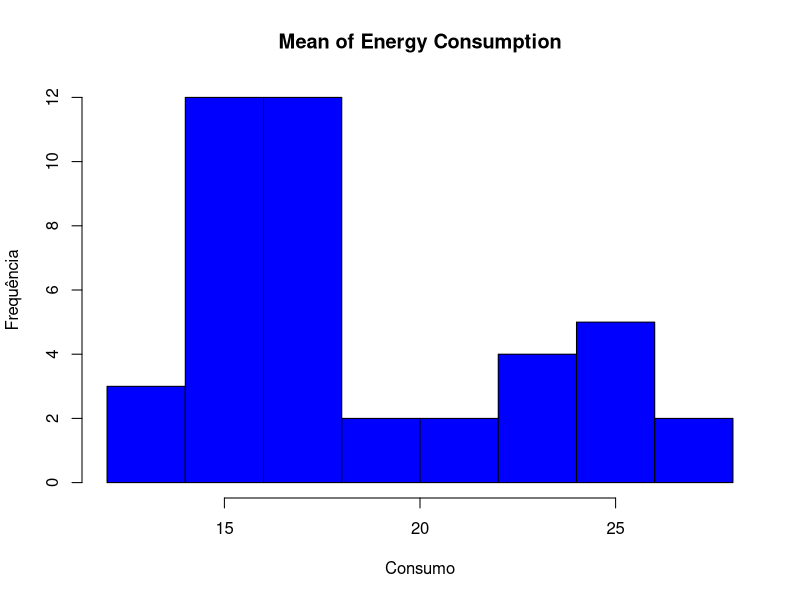

Recreate this plot in R. (Note: this script raises an error after producing the figure.)

# Análise Exploratória

# Carregando os dados:
dados <- read.csv("dados.csv")
dados.num <- read.csv("dados.num.csv")
dados.cat <- read.csv("dados.cat.csv")

# ---------------------------------------------------------------------------------------------------------------------------
# EXPLORANDO AS VARIÁVEIS

# Analisando as variáveis categóricas:

# Dados sobre fabricantes:
table(dados.cat$Make) # * maior fabricante de carros elétricos é a Audi e dpois a Kia

# Dados sobre tipos de freio:
table(dados.cat$type_of_breaks) # Existem 3 tipos básicos de freio
table(dados.cat$drive_type) # tração traseira, dianteira e 4x4
table(dados.cat$number_of_seats) # * Maioria são carros com 5 assentos
table(dados.cat$number_of_doors) # Maioria são carros com 5 portas


# Analisando as variáveis Numéricas:
summary(dados.num) # informações gerais sobre as variáveis numéricas

# Estatísticas para a variável target:
hist(dados.num$mean_energy_consumption,col = "blue",main = "Mean of Energy Consumption",
     ylab ="Frequência" ,xlab ="Consumo")

mean(dados.num$mean_energy_consumption)
median(dados.num$mean_energy_consumption) # média e mediana estão próximas
sd(dados.num$mean_energy_consumption)
var(dados.num$mean_energy_consumption)
skewness(dados.num$mean_energy_consumption)
kurtosis(dados.num$mean_energy_consumption)


# Variável target:
range(dados$mean_energy_consumption) # valor mínimo de 13.10 e máximo de 27.55 unidades de energia

# Coluna car_full_name
length(unique(dados$car_full_name)) # 42 modelos de carros

# Quartis do consumo energético
# A maior parte dos modelos de carro elétrico possue um consumo assima dos 17 unidades energética
quantile(dados$mean_energy_consumption)
barplot(quantile(dados$mean_energy_consumption))

# Variação dos consumos energéticos dos carros:
# Percebe-se que o pico fica em 16, 17 na média de consumo 
hist(dados$mean_energy_consumption)

# Quais são os carros com maior e menor velocidade:
speed <- dados[c('Make','Model','maximum_speed')]

range(speed$maximum_speed) # velocidades máximas e mínimas
speed[speed$maximum_speed == 260,] # marca: Porsche, modelo: Taycan Turbo, velocidade máxima = 260km/h
speed[speed$maximum_speed == 130,] # marcas: Skoda, Smart e Citroen

# Carros com maior durabilidade de bateria:
bat <- dados[c("Make","Model","battery_capacity")]
range(bat$battery_capacity)
bat[bat$battery_capacity == 17.6,] # Bateria com menor capacidade - Marca Smart
bat[bat$battery_capacity == 95.0,] # Bateria com maior capacidade - Marca Audi

# Carros mais caros e baratos
car.value <- dados[c("Make","Model","minimal_price_gross")]
range(car.value$minimal_price_gross)
car.value[car.value$minimal_price_gross == 82050,] # Marca Skoda o mais barato
car.value[car.value$minimal_price_gross == 794000,] # Marca Porsche o mais caro!


















